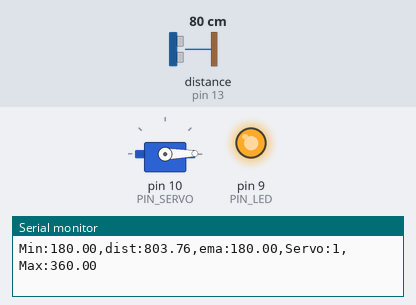
The sketch below on a simulated Arduino Uno, built with avr-gcc and run on an emulated ATmega328P. Parts: servo, output pins drawn as LEDs (lit = HIGH), the last lines printed to the serial monitor. Wiring (inferred from the names in the program): ultrasonic range finder: trigger pin 12; echo pin 13. The test bench sets the inputs (shaded band); at power-on: distance to the obstacle (sensor on pin 13) 80 cm. The echo pulse lasts 58.3 µs per cm; pins used as bus, display or sensor lines are not drawn.

Above: at 1.2 s.
1.3 s: distance to the obstacle (sensor on pin 13) set to 35 cm
At 1.45 s:
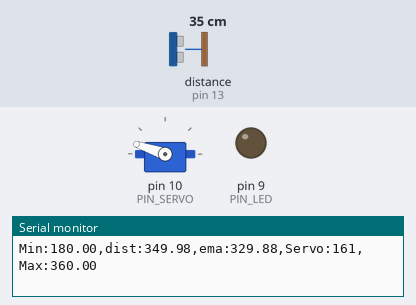
At 2.2 s:
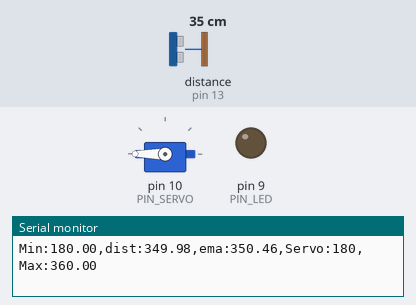
3.1 s: distance to the obstacle (sensor on pin 13) set to 2 cm
At 4.4 s:
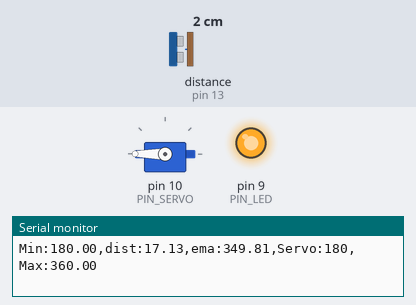
Timing chart, 0 to 6.1 s (numbered marks = the images above; inputs shaded):
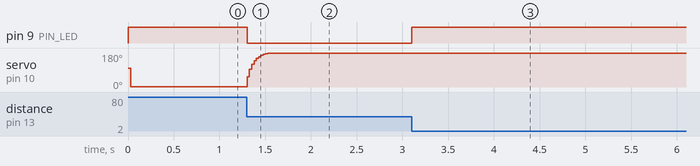

The sketch:

11_example_1.ino
```cpp
#include <Servo.h>

#define PIN_LED   9   // LED active-low
#define PIN_TRIG  12  // sonar sensor TRIGGER
#define PIN_ECHO  13  // sonar sensor ECHO
#define PIN_SERVO 10  // servo motor

#define SND_VEL 346.0     // sound velocity at 24 celsius degree (unit: m/sec)
#define INTERVAL 25      // sampling interval (unit: msec)
#define PULSE_DURATION 10 // ultra-sound Pulse Duration (unit: usec)
#define _DIST_MIN 180.0   // minimum distance to be measured (unit: mm)
#define _DIST_MAX 360.0   // maximum distance to be measured (unit: mm)

#define TIMEOUT ((INTERVAL / 2) * 1000.0) // maximum echo waiting time (unit: usec)
#define SCALE (0.001 * 0.5 * SND_VEL) // coefficent to convert duration to distance

#define _EMA_ALPHA 0.3    // EMA weight of new sample (range: 0 to 1)


#define _DUTY_MIN 550  // servo full clockwise position (0 degree)
#define _DUTY_NEU 1550 // servo neutral position (90 degree)
#define _DUTY_MAX 2550 // servo full counterclockwise position (180 degree)

float  dist_ema, dist_prev = _DIST_MAX;
unsigned long last_sampling_time;

Servo myservo;

void setup() {

  pinMode(PIN_LED, OUTPUT);
  pinMode(PIN_TRIG, OUTPUT);
  pinMode(PIN_ECHO, INPUT);
  digitalWrite(PIN_TRIG, LOW);

  digitalWrite(PIN_LED, HIGH);

  myservo.attach(PIN_SERVO);
  myservo.writeMicroseconds(_DUTY_NEU);

  dist_prev = _DIST_MIN;
  dist_ema = _DIST_MIN;

  Serial.begin(57600);
}

void loop() {
  float  dist_raw, dist_filtered;

  if (millis() < last_sampling_time + INTERVAL)
    return;

  dist_raw = USS_measure(PIN_TRIG, PIN_ECHO);

  if ((dist_raw == 0.0) || (dist_raw > _DIST_MAX)) {
      dist_filtered = dist_prev;
      digitalWrite(PIN_LED, HIGH);
  } else if (dist_raw < _DIST_MIN) {
      dist_filtered = dist_prev;
      digitalWrite(PIN_LED, HIGH);
  } else {
      dist_filtered = dist_raw;
      dist_prev = dist_raw;
      digitalWrite(PIN_LED, LOW);
  }

  dist_ema = _EMA_ALPHA * dist_filtered + (1.0 - _EMA_ALPHA) * dist_ema;

  int duty = map(dist_ema, _DIST_MIN, _DIST_MAX, _DUTY_MIN, _DUTY_MAX);

  if (duty < _DUTY_MIN) duty = _DUTY_MIN;
  if (duty > _DUTY_MAX) duty = _DUTY_MAX;

  myservo.writeMicroseconds(duty);

  Serial.print("Min:");      Serial.print(_DIST_MIN);
  Serial.print(",dist:");    Serial.print(dist_raw);
  Serial.print(",ema:");     Serial.print(dist_ema);
  Serial.print(",Servo:");   Serial.print(myservo.read());
  Serial.print(",Max:");     Serial.print(_DIST_MAX);
  Serial.println("");

  last_sampling_time += INTERVAL;
}

float USS_measure(int TRIG, int ECHO)
{
  digitalWrite(TRIG, HIGH);
  delayMicroseconds(PULSE_DURATION);
  digitalWrite(TRIG, LOW);

  return pulseIn(ECHO, HIGH, TIMEOUT) * SCALE; // unit: mm
}
```

Measured:
- after the input at 1.3 s, pin 9 (PIN_LED): HIGH → LOW at once; servo on pin 10 (PIN_SERVO): moves from 1° to 180° over 0.28 s, starting at once
- after the input at 3.1 s, pin 9 (PIN_LED): LOW → HIGH at once
